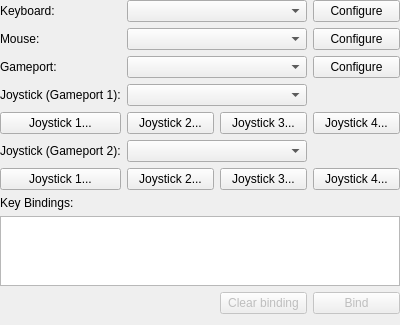
<?xml version="1.0" encoding="UTF-8"?>
<ui version="4.0">
 <class>SettingsInput</class>
 <widget class="QWidget" name="SettingsInput">
  <property name="geometry">
   <rect>
    <x>0</x>
    <y>0</y>
    <width>400</width>
    <height>300</height>
   </rect>
  </property>
  <property name="windowTitle">
   <string>Form</string>
  </property>
  <layout class="QGridLayout" name="gridLayout">
   <property name="leftMargin">
    <number>0</number>
   </property>
   <property name="topMargin">
    <number>0</number>
   </property>
   <property name="rightMargin">
    <number>0</number>
   </property>
   <item row="0" column="0">
    <widget class="QLabel" name="labelKeyboard">
     <property name="text">
      <string>Keyboard:</string>
     </property>
    </widget>
   </item>
   <item row="0" column="1" colspan="2">
    <widget class="QComboBox" name="comboBoxKeyboard">
     <property name="sizePolicy">
      <sizepolicy hsizetype="Expanding" vsizetype="Fixed">
       <horstretch>0</horstretch>
       <verstretch>0</verstretch>
      </sizepolicy>
     </property>
     <property name="maxVisibleItems">
      <number>30</number>
     </property>
    </widget>
   </item>
   <item row="0" column="3">
    <widget class="QPushButton" name="pushButtonConfigureKeyboard">
     <property name="sizePolicy">
      <sizepolicy hsizetype="Minimum" vsizetype="Fixed">
       <horstretch>0</horstretch>
       <verstretch>0</verstretch>
      </sizepolicy>
     </property>
     <property name="text">
      <string>Configure</string>
     </property>
    </widget>
   </item>
   <item row="1" column="0">
    <widget class="QLabel" name="labelMouse">
     <property name="text">
      <string>Mouse:</string>
     </property>
    </widget>
   </item>
   <item row="1" column="1" colspan="2">
    <widget class="QComboBox" name="comboBoxMouse">
     <property name="sizePolicy">
      <sizepolicy hsizetype="Expanding" vsizetype="Fixed">
       <horstretch>0</horstretch>
       <verstretch>0</verstretch>
      </sizepolicy>
     </property>
     <property name="maxVisibleItems">
      <number>30</number>
     </property>
    </widget>
   </item>
   <item row="1" column="3">
    <widget class="QPushButton" name="pushButtonConfigureMouse">
     <property name="sizePolicy">
      <sizepolicy hsizetype="Minimum" vsizetype="Fixed">
       <horstretch>0</horstretch>
       <verstretch>0</verstretch>
      </sizepolicy>
     </property>
     <property name="text">
      <string>Configure</string>
     </property>
    </widget>
   </item>
   <item row="2" column="0">
    <widget class="QLabel" name="labelGameport">
     <property name="text">
      <string>Gameport:</string>
     </property>
    </widget>
   </item>
   <item row="2" column="1" colspan="2">
    <widget class="QComboBox" name="comboBoxGameport">
     <property name="maxVisibleItems">
      <number>30</number>
     </property>
    </widget>
   </item>
   <item row="2" column="3">
    <widget class="QPushButton" name="pushButtonConfigureGameport">
     <property name="sizePolicy">
      <sizepolicy hsizetype="Minimum" vsizetype="Fixed">
       <horstretch>0</horstretch>
       <verstretch>0</verstretch>
      </sizepolicy>
     </property>
     <property name="text">
      <string>Configure</string>
     </property>
    </widget>
   </item>
   <item row="3" column="0">
    <widget class="QLabel" name="labelJoystick0">
     <property name="text">
      <string>Joystick (Gameport 1):</string>
     </property>
    </widget>
   </item>
   <item row="3" column="1" colspan="2">
    <widget class="QComboBox" name="comboBoxJoystick0">
     <property name="maxVisibleItems">
      <number>30</number>
     </property>
    </widget>
   </item>
   <item row="4" column="0">
    <widget class="QPushButton" name="pushButtonJoystick01">
     <property name="text">
      <string>Joystick 1...</string>
     </property>
    </widget>
   </item>
   <item row="4" column="1">
    <widget class="QPushButton" name="pushButtonJoystick02">
     <property name="text">
      <string>Joystick 2...</string>
     </property>
    </widget>
   </item>
   <item row="4" column="2">
    <widget class="QPushButton" name="pushButtonJoystick03">
     <property name="text">
      <string>Joystick 3...</string>
     </property>
    </widget>
   </item>
   <item row="4" column="3">
    <widget class="QPushButton" name="pushButtonJoystick04">
     <property name="text">
      <string>Joystick 4...</string>
     </property>
    </widget>
   </item>
   <item row="5" column="0">
    <widget class="QLabel" name="labelJoystick1">
     <property name="text">
      <string>Joystick (Gameport 2):</string>
     </property>
    </widget>
   </item>
   <item row="5" column="1" colspan="2">
    <widget class="QComboBox" name="comboBoxJoystick1">
     <property name="maxVisibleItems">
      <number>30</number>
     </property>
    </widget>
   </item>
   <item row="6" column="0">
    <widget class="QPushButton" name="pushButtonJoystick11">
     <property name="text">
      <string>Joystick 1...</string>
     </property>
    </widget>
   </item>
   <item row="6" column="1">
    <widget class="QPushButton" name="pushButtonJoystick12">
     <property name="text">
      <string>Joystick 2...</string>
     </property>
    </widget>
   </item>
   <item row="6" column="2">
    <widget class="QPushButton" name="pushButtonJoystick13">
     <property name="text">
      <string>Joystick 3...</string>
     </property>
    </widget>
   </item>
   <item row="6" column="3">
    <widget class="QPushButton" name="pushButtonJoystick14">
     <property name="text">
      <string>Joystick 4...</string>
     </property>
    </widget>
   </item>
   <item row="7" column="0">
    <widget class="QLabel" name="labelKeys">
     <property name="text">
      <string>Key Bindings:</string>
     </property>
    </widget>
   </item>
   <item row="8" column="0" colspan="4">
    <widget class="QTableWidget" name="tableKeys">
     <property name="editTriggers">
      <set>QAbstractItemView::NoEditTriggers</set>
     </property>
     <property name="tabKeyNavigation">
      <bool>false</bool>
     </property>
     <property name="showDropIndicator" stdset="0">
      <bool>false</bool>
     </property>
     <property name="alternatingRowColors">
      <bool>true</bool>
     </property>
     <property name="selectionBehavior">
      <enum>QAbstractItemView::SelectRows</enum>
     </property>
    </widget>
   </item>
   <item row="9" column="2">
    <widget class="QPushButton" name="pushButtonClearBind">
     <property name="enabled">
      <bool>false</bool>
     </property>
     <property name="text">
      <string>Clear binding</string>
     </property>
    </widget>
   </item>
   <item row="9" column="3">
    <widget class="QPushButton" name="pushButtonBind">
     <property name="enabled">
      <bool>false</bool>
     </property>
     <property name="text">
      <string>Bind</string>
     </property>
    </widget>
   </item>
  </layout>
 </widget>
 <resources/>
 <connections/>
</ui>
